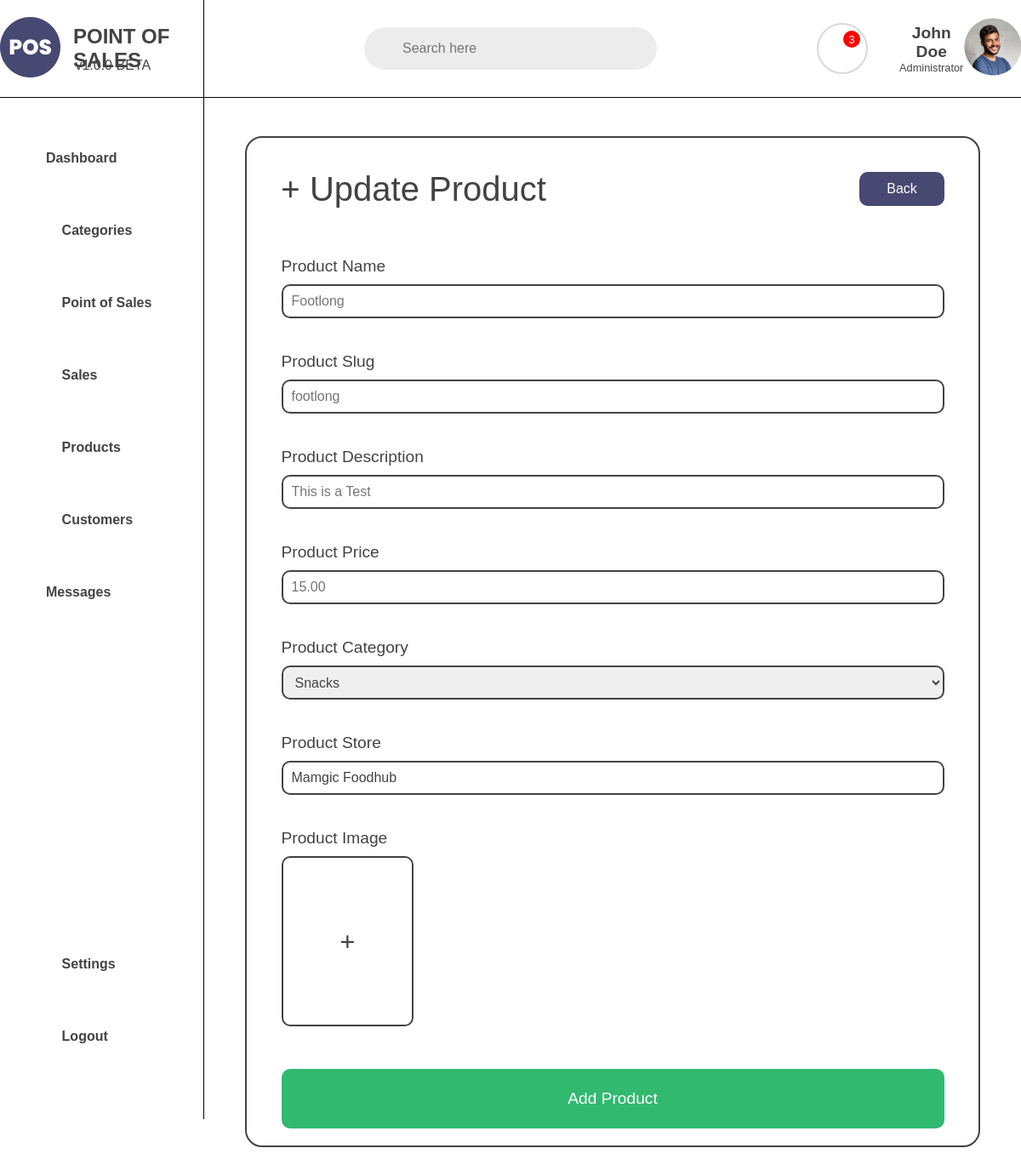
The page /mamgic-foodhub/products/update/3 on the database its author committed.
### store/models.py (models this page shows, shortened)
class Product(models.Model):
    product_name = models.CharField(max_length=100)
    product_slug = models.SlugField(max_length=100, unique=True, null=True, blank=True)
    product_description = models.TextField(max_length=1000, blank=True)
    product_price = models.DecimalField(max_digits=10, decimal_places=2)
    product_image = models.ImageField(upload_to='product_images', blank=True)
    product_category = models.ForeignKey(Category, on_delete=models.CASCADE, null=True)
    product_store = models.ForeignKey(Store, on_delete=models.CASCADE)
    product_created = models.DateTimeField(blank=True,null=True)

class Store(models.Model):
    store_name = models.CharField(max_length=100)
    store_address = models.CharField(max_length=100)
    store_manager = models.CharField(max_length=100)
    store_slug = models.SlugField(max_length=100, unique=True, null=True, blank=True)
    store_image = models.ImageField(upload_to='store_images', blank=True)
    store_created = models.DateTimeField(blank=True,null=True)

### store/views.py (the view, shortened to what this page needs)
# urls.py: path('<slug:store_slug>/products/update/<int:pk>', views.update_product, name='update_product'),
def update_product(request, store_slug, pk):
    store = get_object_or_404(Store, store_slug=store_slug)
    product = get_object_or_404(Product, pk=pk)
    category = Category.objects.filter(category_store=store)
    context = {
        'store': store,
        'category': category,
        'product': product
    }
    return render(request, 'includes/pos/pos_includes/pos_update_product.html', context)

### store/templates/includes/pos/pos_includes/pos_update_product.html (shortened to what this page needs)
{% extends "includes/pos/base_templates/pos_base.html" %}
{% load static %}
{% block css %}
<link rel="stylesheet" href="{% static 'css/includes/product.css' %}">
{% endblock %}
{% block content %}
{% include "navbar.html" %}
<div class="add-product-container">
    <div class="add-product-header">
        <h1><i class="fa-solid fa-plus"></i>&nbsp;Update Product</h1>
        <div class="add-product-options">
            <a href="{% url 'pos_products' store_slug=store.store_slug %}">Back</a>
        </div>
    </div>
    <div class="add-product-form">
        <form action="" method="post" enctype="multipart/form-data">
            <div class="form-group">
                <label for="product-name">Product Name</label>
                <input type="text" name="product-name" id="product-name" placeholder="{{product.product_name}}">
            </div>
            <div class="form-group">
                <label for="product-slug">Product Slug</label>
                <input type="text" name="product-slug" id="product-slug" placeholder="{{product.product_slug}}">
            </div>
            <div class="form-group">
                <label for="product-description">Product Description</label>
                <input type="text" name="product-description" id="product-description"
                    placeholder="{{product.product_description}}">
            </div>
            <div class="form-group">
                <label for="product-price">Product Price</label>
                <input type="number" name="product-price" id="product-price" value=""
                    placeholder="{{product.product_price}}">
            </div>
            <div class="form-group">
                <label for="product-category">Product Category</label>
                <select name="product-category" id="product-category">
                    {% for ctg in category %}
                    <option value="{{ctg.id}}">{{ctg.category_name}}</option>
                    {% endfor %}
                </select>
            </div>
            <div class="form-group">
                <label for="product-store">Product Store</label>
                <input type="text" name="product-store" id="product-store" value="{{store.store_name}}" readonly>
            </div>
            <div class="form-group">
                <p class="name">Product Image</p>
                <label class="no-image" for="product-image">
                    <i class="fa-solid fa-plus"></i>
                </label>
            </div>
            <div class="form-group">
                <input type="submit" value="Add Product">
            </div>
        </form>
    </div>
</div>
{% endblock %}

### store/static/css/includes/product.css (style rules this page uses)
.add-product-container { width: 90%; margin: 45px auto; padding: 0px 20px; border-radius: 20px; border: 2px solid #434343; }
.add-product-header { width: 100%; height: 100px; display: flex; justify-content: space-between; align-items: center; padding: 0px 20px; margin: 10px auto; }
.add-product-header h1 { font-size: 2.5rem; font-weight: 500; color: #434343; }
.add-product-options { width: 100px; height: 40px; display: flex; justify-content: center; align-items: center; border-radius: 10px; background-color: #474973; cursor: pointer; transition: all 0.3s ease-in-out; }
.add-product-options a { text-decoration: none; color: white; }
.add-product-form { width: 95%; margin: 0 auto; }
.add-product-form form { width: 100%; display: flex; flex-direction: column; justify-content: space-between; }
.form-group { width: 100%; display: flex; flex-direction: column; justify-content: space-between; margin: 20px 0px; }
.form-group label { font-size: 1.2rem; font-weight: 500; color: #434343; margin-bottom: 10px; }
.form-group .name { font-size: 1.2rem; font-weight: 500; color: #434343; margin-bottom: 10px; }
.form-group input { width: 100%; height: 40px; border: 2px solid #434343; border-radius: 10px; padding: 0px 10px; font-size: 1rem; font-weight: 500; color: #434343; }
.form-group select { width: 100%; height: 40px; border: 2px solid #434343; border-radius: 10px; padding: 0px 10px; font-size: 1rem; font-weight: 500; color: #434343; }
.form-group option { font-size: 1rem; font-weight: 500; color: #434343; }
.no-image { width: 20%; height: 200px; display: flex; justify-content: center; align-items: center; border: 2px solid #434343; border-radius: 10px; cursor: pointer; transition: all 0.3s ease-in-out; }
.no-image i { font-size: 2rem; color: #434343; }
.form-group input[type='submit'] { border: none; background-color: #31B970; color: white; font-size: 1.2rem; text-align: center; width: 100%; height: 70px; cursor: pointer; margin: 0 auto; transition: all 0.3s ease-in-out; }

### store/static/css/base.css (style rules this page uses)
* { margin: 0; padding: 0; box-sizing: border-box; font-family: 'Poppins', sans-serif; }
body { position: relative; }

### rows shown on the page
Product: product-name "Footlong", product-slug "footlong", product-description "This is a Test", product-price "15.00"
Store: product-store "Mamgic Foodhub"

### other values the page prints
form field product-category "Snacks"
